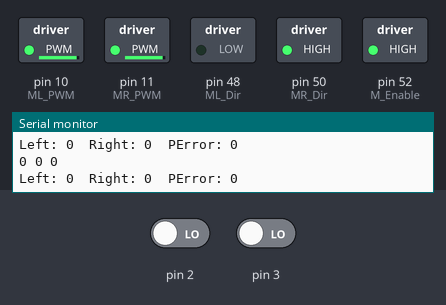
Bench run of a sketch on a simulated Arduino Mega 2560, built with avr-gcc and run on an emulated ATmega2560. Shown: switched loads named in the sketch (green lamp = pin HIGH), the last lines printed to the serial monitor. The test bench sets the inputs (shaded band); at power-on: pin 2 LOW, pin 3 LOW.

Above: at 3.2 s.
3.3 s: pin 2 driven HIGH
At 4.0 s:
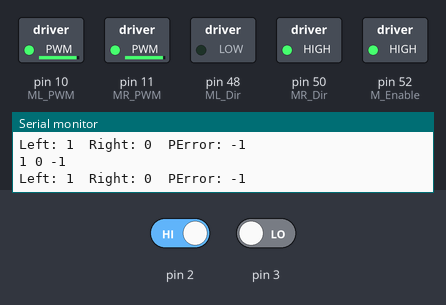
6.3 s: pin 3 driven HIGH
At 10.6 s:
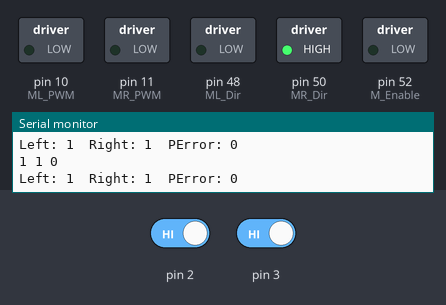
Timing chart, 0 to 12.1 s (numbered marks = the images above; inputs shaded):
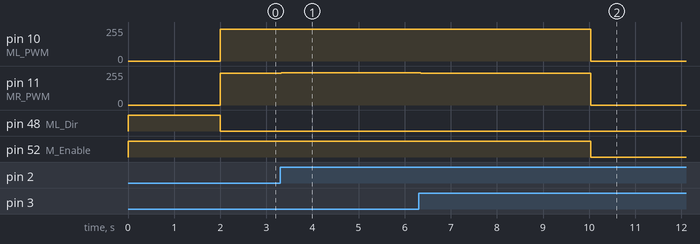

Measured:
- after the input at 3.3 s, pin 11 (MR_PWM): 240/255 → 242/255 at once
- after the input at 6.3 s, pin 11 (MR_PWM): 242/255 → 240/255 after 0.05 s, → 0/255 3.7 s later

The sketch:

drive_straight_test.ino
```cpp
// Motor Controller PINS
int M_Enable = 52;
int MR_Dir = 50;
int ML_PWM = 10;
int ML_Dir = 48;
int MR_PWM = 11;

long left_pulses, right_pulses;
long enc_timer = 0;

// MotorController Functions
void setupMotorController() {
  pinMode(M_Enable, OUTPUT);
  pinMode(MR_Dir, OUTPUT);
  pinMode(ML_Dir, OUTPUT);
  pinMode(MR_PWM, OUTPUT);
  pinMode(ML_PWM, OUTPUT);

  digitalWrite(M_Enable, HIGH);
  digitalWrite(ML_Dir, HIGH);
  digitalWrite(MR_Dir, LOW);
  analogWrite(MR_PWM, 0);
  analogWrite(ML_PWM, 0);
}

// Encoder Functions
void resetEncoder() {
   left_pulses = 0;
   right_pulses = 0;
   enc_timer = 0;
}

// called for every L encoder change
void L_CHANGE() {
  left_pulses++;
}

// called for every R encoder change
void R_CHANGE() {
  right_pulses++;
}


// Movement Functions
void stopMoving()
{
  digitalWrite(M_Enable, LOW);
  analogWrite(MR_PWM, 0);
  analogWrite(ML_PWM, 0);
}

int startSpeed = 240;

void rotateLeft() {
  digitalWrite(M_Enable, HIGH);
  digitalWrite(ML_Dir, LOW);
  digitalWrite(MR_Dir, LOW);
  analogWrite(MR_PWM, startSpeed);
  analogWrite(ML_PWM, startSpeed);
}

void rotateRightSlow() {
  digitalWrite(M_Enable, HIGH);
  digitalWrite(ML_Dir, HIGH);
  digitalWrite(MR_Dir, HIGH);
  analogWrite(MR_PWM, startSpeed);
  analogWrite(ML_PWM, startSpeed);
}

void rotateRight() {
  digitalWrite(M_Enable, HIGH);
  digitalWrite(ML_Dir, HIGH);
  digitalWrite(MR_Dir, HIGH);
  analogWrite(MR_PWM, startSpeed);
  analogWrite(ML_PWM, startSpeed);
}

void driveStraight() {
  digitalWrite(M_Enable, HIGH);
  digitalWrite(ML_Dir, LOW);
  digitalWrite(MR_Dir, HIGH);
  analogWrite(MR_PWM, startSpeed);
  analogWrite(ML_PWM, startSpeed);
}

float kP = 2, kI = 0, kD = 0;
int32_t Actual = 0;
int32_t Error = 0;
int32_t SetPt = 0;
int32_t IntThresh = 20;
int32_t ScaleFactor = 1;
int32_t Integral = 0;
int32_t Last = 0;
int32_t Drive = 0;
int P, I, D;
int cap_dist = 0;

void pid_control () {
   Actual = right_pulses - left_pulses;

//   Serial.print(startSpeed + Drive);
//   Serial.print("  ");
  Serial.print(left_pulses);
  Serial.print(" ");
  Serial.print(right_pulses);
  Serial.print(" ");
   Serial.print(Actual);
   Serial.print("  ");
   Serial.println("");

   Error = SetPt - Actual;

   if (abs(Error) < IntThresh){ // prevent integral 'windup'
    Integral = Integral + Error; // accumulate the error integral
   }
   else {
    Integral=0; // zero it if out of bounds
   }

   P = Error*kP; // calc proportional term
   I = Integral*kI; // integral term
   D = (Last-Actual)*kD; // derivative term

   Drive = P + I + D; // Total drive = P+I+D
   Drive = Drive*ScaleFactor; // scale Drive to be in the range 0-255

//     if (Drive < 0){ // Check which direction to go.
//      digitalWrite (Direction,LOW); // change direction as needed
//     }
//     else { // depending on the sign of Error
//      digitalWrite (Direction,HIGH);
//     }
   if ((startSpeed + Drive) > 255) {
      Drive = 255 - startSpeed;
   } else if ((startSpeed + Drive) < 0) {
      Drive = -startSpeed;
   }

   analogWrite (MR_PWM, startSpeed + Drive); // send PWM command to motor board
   Last = Actual; // save current value for next time
}


// Setup Function
void setup() {
  Serial.begin(9600); //Opens serial connection at 9600bps.

  setupMotorController();

  // Setup Interrupts for encoder pulses
  attachInterrupt(0, L_CHANGE, CHANGE); // Interrupt pin 2
  attachInterrupt(1, R_CHANGE, CHANGE); // Interrupt pin 3

  delay(2000);
  driveStraight();
  resetEncoder();
}


void loop() {
  if (millis() < 10000) {
    pid_control();
  } else {
    stopMoving();
    while(1);
  }

  Serial.print("Left: ");
  Serial.print(left_pulses);
  Serial.print("  Right: ");
  Serial.print(right_pulses);
  Serial.print("  PError: ");
  Serial.print(Actual);
  Serial.println();
}
```
